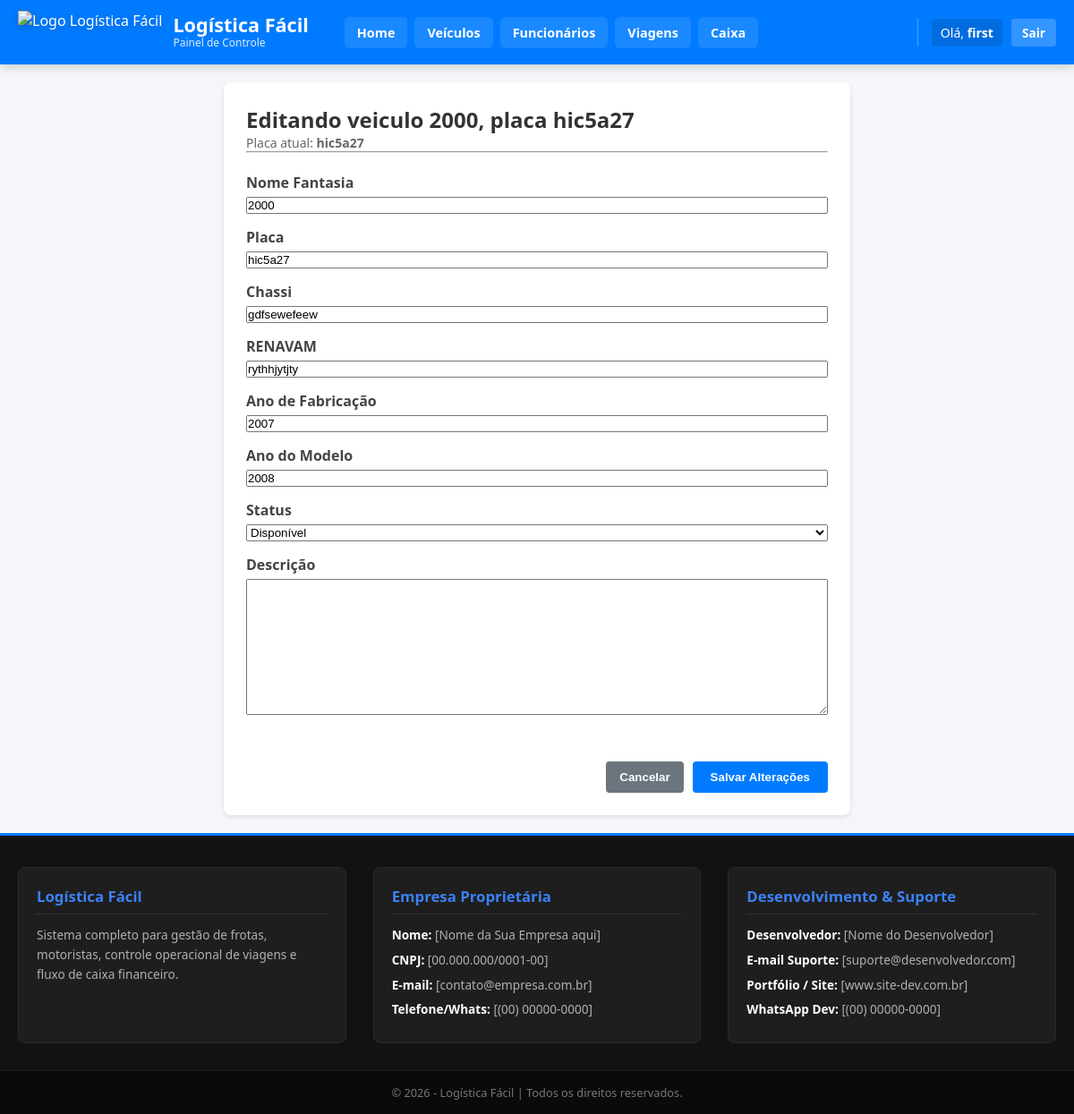
/veiculos/editar/6/ (signed in), run on the app's committed database.
### app/models.py (models this page shows, shortened)
class Veiculo(models.Model):
    STATUS_CHOICES = [
        ('disponivel', 'Disponível'),
        ('em_viagem', 'Em Viagem'),
        ('manutencao', 'Em Manutenção'),
        ('vendido', 'Vendido'),
    ]
    usuario = models.ForeignKey(User, on_delete=models.CASCADE, verbose_name="Usuário", db_index=True)
    nome_fantasia = models.CharField(max_length=100, verbose_name="Nome Fantasia")
    placa = models.CharField(max_length=7, unique=False, verbose_name="Placa", db_index=True)#nao pode ser unico porque um usuario pode vnder o veiculo para outro
    chassi = models.CharField(max_length=17, unique=False, verbose_name="Chassi")#nao pode ser unico porque um usuario pode vnder o veiculo para outro
    renavam = models.CharField(max_length=11, unique=False, verbose_name="RENAVAM") #nao pode ser unico porque um usuario pode vnder o veiculo para outro
    ano_fabricacao = models.PositiveIntegerField(verbose_name="Ano de Fabricação")
    ano_modelo = models.PositiveIntegerField(verbose_name="Ano do Modelo")
    status = models.CharField(max_length=20, choices=STATUS_CHOICES, default='disponivel', verbose_name="Status", db_index=True)
    descricao = models.TextField(blank=True, null=True, verbose_name="Descrição")
    class Meta:
        db_table = 'veiculos'
        verbose_name = "Veículo"
        verbose_name_plural = "Veículos"

### app/views.py (the view)
# urls.py: path('veiculos/editar/<int:pk>/', views.editar_veiculo, name='editar_veiculo'),
@login_required
def editar_veiculo(request, pk):
    veiculo = get_object_or_404(Veiculo, id=pk, usuario=request.user)
    if request.method == 'POST':
        form = VeiculoForm(request.POST, instance=veiculo)
        if form.is_valid():
            form.save()
            messages.success(request, f"Veículo {veiculo.placa} atualizado com sucesso!")
            return redirect('lista_veiculos')
    else:
        form = VeiculoForm(instance=veiculo)
    return render(request, 'enterprise/veiculo/editar_veiculo.html', {
        'form': form,
        'veiculo': veiculo
    })

### app/views.py
class VeiculoForm(forms.ModelForm):
    class Meta:
        model = Veiculo
        fields = [
            'nome_fantasia', 'placa', 'chassi', 'renavam',
            'ano_fabricacao', 'ano_modelo', 'status', 'descricao'
        ]

### app/templates/enterprise/veiculo/editar_veiculo.html (shortened to what this page needs)
{% extends 'base.html' %}
{% block content %}
<div style="max-width: 700px; margin: 0 auto; background: white; padding: 25px; border-radius: 8px; box-shadow: 0 2px 5px rgba(0,0,0,0.1);">
    <h2 style="margin-top: 0; color: #333;">Editando veiculo {{ veiculo.nome_fantasia }}, placa {{ veiculo.placa }}</h2>
    <p style="color: #666; font-size: 14px;">Placa atual: <strong>{{ veiculo.placa }}</strong></p>
    <hr>
    <br>
    <form method="POST" style="display: flex; flex-direction: column; gap: 15px;">
        {% for field in form %}
            <div style="display: flex; flex-direction: column; gap: 5px;">
                <label style="font-weight: bold; color: #444;">{{ field.label }}</label>
                {{ field }}
            </div>
        {% endfor %}
        <br>
        <div style="display: flex; gap: 10px; justify-content: flex-end;">
            <a href="{% url 'lista_veiculos' %}" style="text-decoration: none;">
                <button type="button" style="background-color: #6c757d; color: white; padding: 10px 15px; border: none; border-radius: 4px; cursor: pointer; font-weight: bold;">
                    Cancelar
                </button>
            </a>
            <button type="submit" style="background-color: #007bff; color: white; padding: 10px 20px; border: none; border-radius: 4px; cursor: pointer; font-weight: bold;">
                Salvar Alterações
            </button>
        </div>
    </form>
</div>
{% endblock %}

### app/templates/base.html (shortened to what this page needs)
{% load static %}
<!DOCTYPE html>
<html lang="pt-BR">
<head>
    <link rel="stylesheet" href="{% static 'css/style.css' %}">
</head>
<body class="corpo-base">
    <header class="cabecalho-base">
        <div class="container_cabecalho-base">
            <div class="marca_cabecalho-base">
                <a href="{% url 'home' %}" class="link_logo-base">
                    <img src="{% static 'img/logo.png' %}" alt="Logo Logística Fácil" class="img_logo-base">
                    <div class="texto_marca-base">
                        <h1 class="titulo_sistema-base">Logística Fácil</h1>
                        <span class="subtitulo_sistema-base">Painel de Controle</span>
                    </div>
                </a>
            </div>
            <nav class="navegacao-base" id="navegacaoPrincipal">
                <div class="links_navegacao-base">
                    <a href="{% url 'home' %}" class="item_link-base">Home</a>
                    <a href="{% url 'lista_veiculos' %}" class="item_link-base">Veículos</a>
                    <a href="{% url 'lista_funcionario' %}" class="item_link-base">Funcionários</a>
                    <a href="{% url 'lista_viagem' %}" class="item_link-base">Viagens</a>
                    <a href="{% url 'lista_caixa' %}" class="item_link-base">Caixa</a>
                </div>
                <div class="usuario_info-base">
                    {% if user.is_authenticated %}
                        <a href="{% url 'perfil_user' %}" class="link_perfil_usuario-base" title="Acessar Perfil">
                            Olá, <strong>{{ user.username }}</strong>
                        </a>
                        <a href="{% url 'logout' %}" class="btn_sair-base">Sair</a>
                    {% else %}
                        <span class="saudacao_usuario-base">Não autenticado</span>
                        <a href="{% url 'login' %}" class="btn_login-base">Login</a>
                    {% endif %}
                </div>
            </nav>
        </div>
    </header>
    <main class="conteudo_principal-base">
        {% block content %}
        {% endblock %}
    </main>
    <footer class="rodape-base">
        <div class="container_rodape-base">
            <div class="coluna_rodape-base">
                <h4 class="titulo_coluna-base">Logística Fácil</h4>
                <p class="texto_coluna-base">Sistema completo para gestão de frotas, motoristas, controle operacional de viagens e fluxo de caixa financeiro.</p>
            </div>
            <div class="coluna_rodape-base">
                <h4 class="titulo_coluna-base">Empresa Proprietária</h4>
                <p class="item_contato-base"><strong>Nome:</strong> [Nome da Sua Empresa aqui]</p>
                <p class="item_contato-base"><strong>CNPJ:</strong> [00.000.000/0001-00]</p>
                <p class="item_contato-base"><strong>E-mail:</strong> [contato@empresa.com.br]</p>
                <p class="item_contato-base"><strong>Telefone/Whats:</strong> [(00) 00000-0000]</p>
            </div>
            <div class="coluna_rodape-base">
                <h4 class="titulo_coluna-base">Desenvolvimento & Suporte</h4>
                <p class="item_contato-base"><strong>Desenvolvedor:</strong> [Nome do Desenvolvedor]</p>
                <p class="item_contato-base"><strong>E-mail Suporte:</strong> [suporte@desenvolvedor.com]</p>
                <p class="item_contato-base"><strong>Portfólio / Site:</strong> [www.site-dev.com.br]</p>
                <p class="item_contato-base"><strong>WhatsApp Dev:</strong> [(00) 00000-0000]</p>
            </div>
        </div>
        <div class="copia_direitos-base">
            <p>&copy; 2026 - Logística Fácil | Todos os direitos reservados.</p>
        </div>
    </footer>
</body>
</html>

### app/static/css/style.css (style rules this page uses)
* { box-sizing: border-box; margin: 0; padding: 0; }
:root { --cor-primaria-base: #007bff; --cor-primaria-hover-base: #0056b3; --cor-sucesso-base: #28a745; --cor-perigo-base: #dc3545; --cor-cinza-escuro-base: #1a1a1a; --cor-fundo-pagina-base: #f4f6f9; --cor-fundo-rodape-base: #121212; --cor-fundo-rodape-card-base: #1e1e1e; --cor-texto-rodape-base: #b0b0b0; --cor-borda-base: #dee2e6; --fonte-padrao-base: 'Segoe UI', Roboto, Helvetica, Arial, sans-serif; }
body.corpo-base { background-color: var(--cor-fundo-pagina-base); font-family: var(--fonte-padrao-base); color: #333333; display: flex; flex-direction: column; min-height: 100vh; }
.cabecalho-base { background-color: var(--cor-primaria-base); color: #ffffff; box-shadow: 0 4px 10px rgba(0, 0, 0, 0.15); position: sticky; top: 0; z-index: 1000; padding: 12px 0; }
.container_cabecalho-base { max-width: 1200px; margin: 0 auto; padding: 0 20px; display: flex; justify-content: space-between; align-items: center; gap: 20px; }
.marca_cabecalho-base { display: flex; align-items: center; flex-shrink: 0; }
.link_logo-base { display: flex; align-items: center; gap: 12px; text-decoration: none; color: #ffffff; }
.img_logo-base { height: 48px; width: auto; object-fit: contain; filter: drop-shadow(0px 2px 4px rgba(0,0,0,0.2)); }
.texto_marca-base { display: flex; flex-direction: column; }
.titulo_sistema-base { font-size: 1.35rem; font-weight: 700; line-height: 1.1; white-space: nowrap; }
.subtitulo_sistema-base { font-size: 0.75rem; opacity: 0.85; white-space: nowrap; }
.navegacao-base { display: flex; align-items: center; justify-content: space-between; width: 100%; margin-left: 20px; }
.links_navegacao-base { display: flex; align-items: center; gap: 8px; flex-wrap: wrap; }
.item_link-base { color: #ffffff; text-decoration: none; font-weight: 600; font-size: 0.9rem; padding: 8px 14px; border-radius: 6px; background-color: rgba(255, 255, 255, 0.1); transition: all 0.2s ease; white-space: nowrap; }
.usuario_info-base { display: flex; align-items: center; gap: 10px; border-left: 1px solid rgba(255, 255, 255, 0.3); padding-left: 15px; flex-shrink: 0; }
.link_perfil_usuario-base { color: #ffffff; text-decoration: none; font-size: 0.88rem; padding: 6px 10px; border-radius: 4px; background-color: rgba(0, 0, 0, 0.12); transition: background-color 0.2s; white-space: nowrap; }
.btn_sair-base, .btn_login-base { background-color: rgba(255, 255, 255, 0.2); color: #ffffff; text-decoration: none; padding: 6px 12px; border-radius: 4px; font-size: 0.85rem; font-weight: bold; transition: background-color 0.2s; white-space: nowrap; }
.conteudo_principal-base { flex: 1; max-width: 1200px; width: 100%; margin: 20px auto; padding: 0 20px; }
.rodape-base { background-color: var(--cor-fundo-rodape-base); color: #ffffff; margin-top: auto; padding-top: 35px; border-top: 3px solid var(--cor-primaria-base); }
.container_rodape-base { max-width: 1200px; margin: 0 auto; padding: 0 20px; display: grid; grid-template-columns: repeat(3, 1fr); gap: 30px; }
.coluna_rodape-base { background-color: var(--cor-fundo-rodape-card-base); padding: 20px; border-radius: 8px; border: 1px solid #2a2a2a; }
.titulo_coluna-base { color: #3b82f6; font-size: 1.05rem; margin-bottom: 12px; border-bottom: 1px solid #333333; padding-bottom: 8px; }
.texto_coluna-base, .item_contato-base { color: var(--cor-texto-rodape-base); font-size: 0.85rem; line-height: 1.6; margin-bottom: 6px; }
.item_contato-base strong { color: #ffffff; }
.copia_direitos-base { text-align: center; padding: 15px; margin-top: 30px; background-color: #0a0a0a; font-size: 0.8rem; color: #777777; border-top: 1px solid #1a1a1a; }

### data on the page
Veiculo: nome_fantasia "2000", placa "hic5a27", form "2000" "hic5a27" "gdfsewefeew" "rythhjytjty" "2007" "2008" "Disponível"

### other printed values
{{ user.username }} "first"
{{ field.label }} "Nome Fantasia" "Placa" "Chassi" "RENAVAM" "Ano de Fabricação" "Ano do Modelo" "Status" "Descrição"
